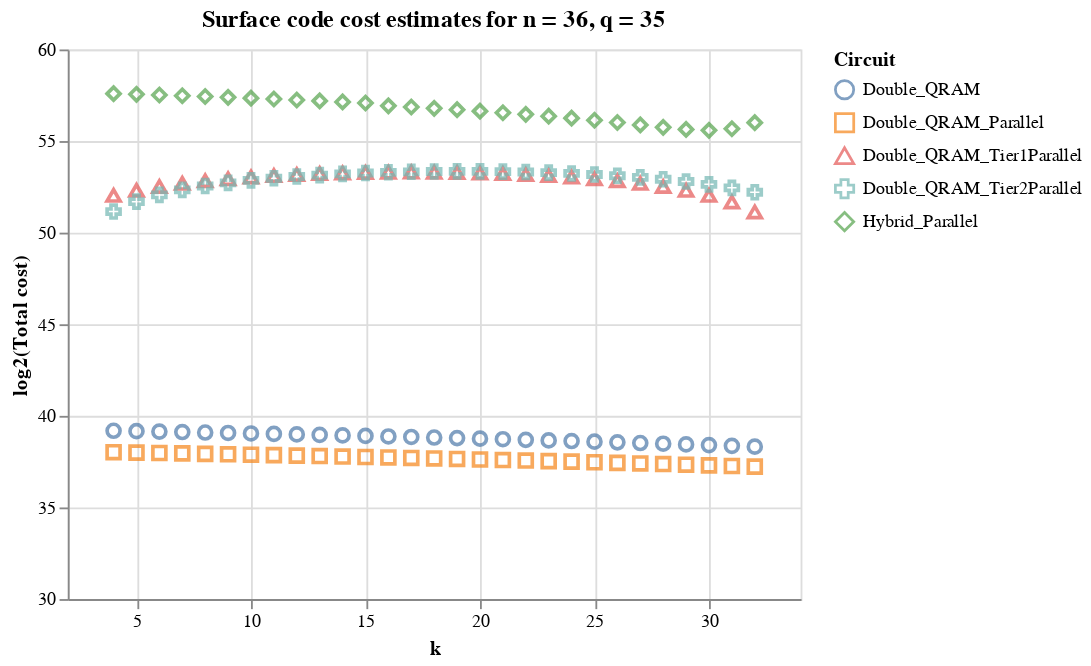

Notebook code for this chart:
### Code cell
# Surface code costs for parallel hybrid and all doubles
hybrid = df[df['name'] == "Hybrid_Parallel"]
hybrid = hybrid[hybrid['k'] > 0]
hybrid = hybrid[np.logical_and(hybrid['n'] == 36, hybrid['q'] == 35)]

double = df[[df['name'][i][0:6] == "Double" for i in range(df.shape[0])]]
double = double[np.logical_and(double['n'] == 36, np.logical_and(double['q'] == 35, double['b1'] == 17))]
                 
title = "Surface code cost estimates for n = 36, q = 35"

points = Chart(hybrid, title=title).mark_point(size=50).encode(
                              x=X('k',
                                  scale=Scale(domain=[2,34]),
                                  axis=Axis(title="k",tickCount=6)),
                              y=Y('total_cost',
                                  scale=Scale(domain=[30,60]),
                                  axis=Axis(title="log2(Total cost)")), shape='name',
                              color=Color('name', legend=Legend(title="Circuit")))
points_d = Chart(double, title=title).mark_point(size=50).encode(
                              x=X('k',
                                  scale=Scale(domain=[2,34]),
                                  axis=Axis(title="k",tickCount=6)),
                              y=Y('total_cost',
                                  scale=Scale(domain=[30,60]),
                                  axis=Axis(title="log2(Total cost)")), shape='name',
                              color=Color('name', legend=Legend(title="Circuit")))

points + points_d
